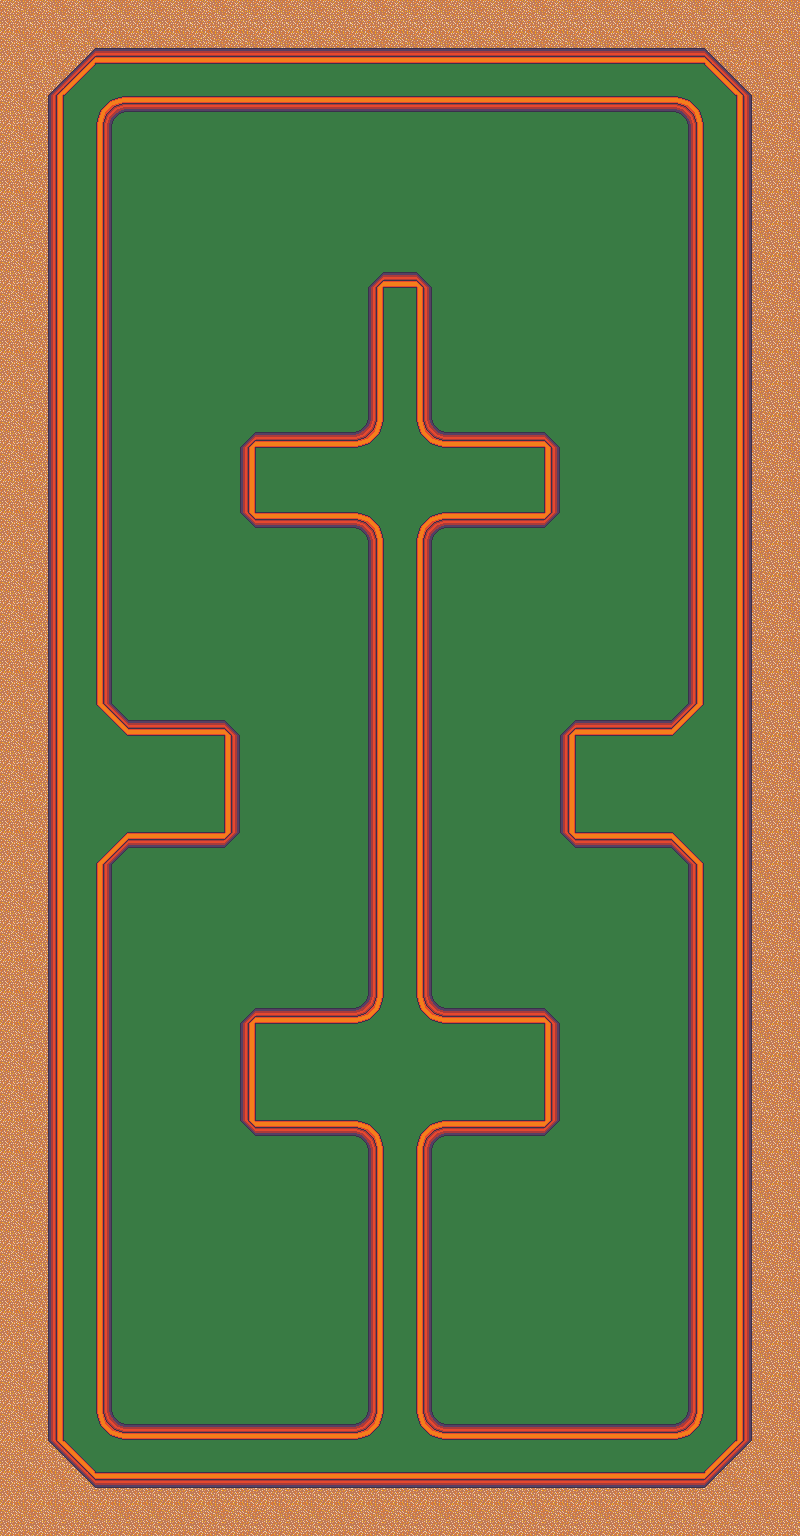

A level layout from a 2D game, rendered from its tile map. Below: a short description, then the map file with tile-grid data replaced by summaries:
An orthogonal 25x48 tile map with 32x32 px tiles, 2 tile layers (ground, walls) and 11 objects (2x catapult, exterior, tee, hole).

<map version="1.0" tiledversion="1.1.4" orientation="orthogonal" renderorder="right-down" width="25" height="48" tilewidth="32" tileheight="32" infinite="0" nextobjectid="52">
 <properties>
  <property name="name" value="Around the Bends" />
  <property name="par" type="int" value="3" />
 </properties>
 <tileset firstgid="1" source="tileset.tsx" />
 <layer name="ground" width="25" height="48">
  <data>[1200 cells, 1200 non-empty, 6 distinct tile ids]</data>
 </layer>
 <layer name="walls" width="25" height="48">
  <data>[1200 cells, 372 non-empty, 16 distinct tile ids]</data>
 </layer>
 <objectgroup name="collision">
  <object id="50" type="exterior" x="680" y="1424">
   <polyline points="0,0 8,-8 8,-560 -8,-576 -104,-576 -120,-592 -120,-688 -104,-704 -8,-704 8,-720 8,-1304 0,-1312 -560,-1312 -568,-1304 -568,-720 -552,-704 -456,-704 -440,-688 -440,-592 -456,-576 -552,-576 -568,-560 -568,-8 -560,0 -320,0 -312,-8 -312,-280 -320,-288 -424,-288 -440,-304 -440,-400 -424,-416 -320,-416 -312,-424 -312,-888 -320,-896 -424,-896 -440,-912 -440,-976 -424,-992 -320,-992 -312,-1000 -312,-1136 -296,-1152 -264,-1152 -248,-1136 -248,-1000 -240,-992" />
  </object>
  <object id="51" x="440" y="432">
   <polyline points="0,0 104,0 120,16 120,80 104,96 0,96 -8,104 -8,568 0,576 104,576 120,592 120,688 104,704 0,704 -8,712 -8,984 0,992 240,992" />
  </object>
 </objectgroup>
 <objectgroup name="objects">
  <object id="8" type="tee" gid="183" x="544" y="1344" width="32" height="32">
   <properties>
    <property name="facing" type="int" value="0" />
   </properties>
  </object>
  <object id="17" type="hole" gid="169" x="224" y="1344" width="32" height="32" />
  <object id="40" type="catapult" gid="171" x="160" y="1280" width="32" height="32" />
  <object id="41" type="catapult" gid="171" x="288" y="1280" width="32" height="32" />
  <object id="45" gid="185" x="544" y="640" width="32" height="32" />
  <object id="46" gid="186" x="544" y="944" width="32" height="32" />
  <object id="47" gid="187" x="384" y="208" width="32" height="32" />
  <object id="48" gid="188" x="224" y="640" width="32" height="32" />
  <object id="49" gid="189" x="224" y="944" width="32" height="32" />
 </objectgroup>
</map>
